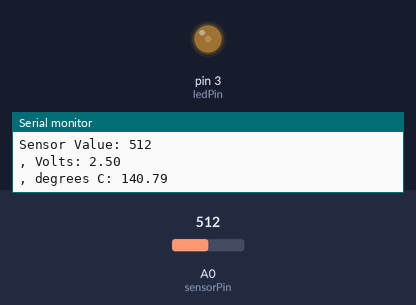
This sketch was run on a simulated Arduino Uno, built with avr-gcc and run on an emulated ATmega328P. Shown: output pins drawn as LEDs (lit = HIGH), the last lines printed to the serial monitor. The test bench sets the inputs (shaded band); at power-on: A0 (sensorPin) = 512.

Above: at 1.24 s.
1.3 s: A0 (sensorPin) set to 0
At 1.57 s:
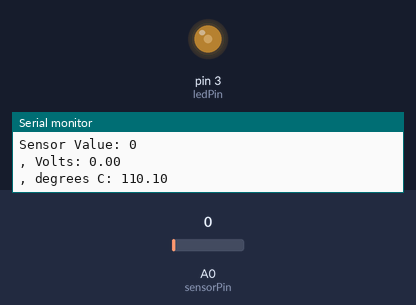
4.3 s: A0 (sensorPin) set to 130
7.3 s: A0 (sensorPin) set to 146
At 10.1 s:
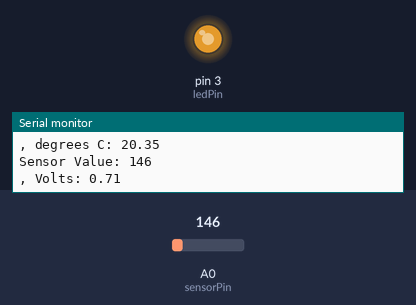
10.3 s: A0 (sensorPin) set to 122
At 11.1 s:
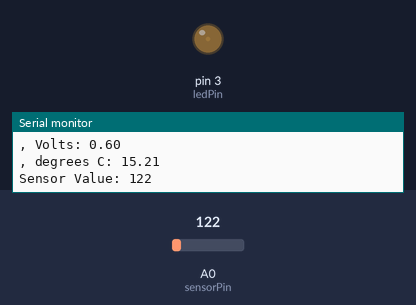
Timing chart, 0 to 13.1 s (numbered marks = the images above; inputs shaded):
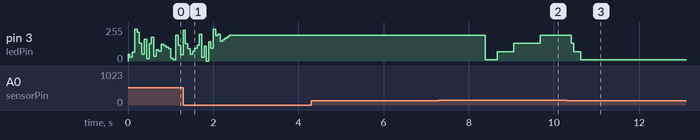

Measured:
- the behaviour switches between 145 and 146 on A0 (sensorPin) (found by bisection; images 1 and 2)
- after the input at 7.3 s, pin 3 (ledPin): 193/255 → 10/255 after 1.1 s, → 71/255 0.28 s later, → 132/255 0.39 s later, → 193/255 0.62 s later
- after the input at 10.3 s, pin 3 (ledPin): 193/255 → 71/255 after 0.11 s, → 10/255 0.22 s later

The sketch:

Project03_03.ino
```cpp
//This code adjusts the brightness of an led light according to the temperature
//The LED is connected to a PWM pin
//Some averaging is done otherwise the led light will flicker annoyingly

const int sensorPin = A0; //connects to temperature sensor
const int ledPin = 3; //PWM pin connects to positive of LED
const float baselineTemp = 17.0;
float temperature = 17.0;
float prevTemp = 17.0;

void setup() {
  // put your setup code here, to run once:
  Serial.begin(9600); //open a serial port

  pinMode(ledPin, OUTPUT);
  analogWrite(ledPin, 0);
}

void loop() {
  // put your main code here, to run repeatedly:
  int sensorVal = analogRead(sensorPin);

  Serial.print("Sensor Value: ");
  Serial.println(sensorVal);

  //convert ADC reading to voltage
  float voltage = (sensorVal / 1024.0) * 5.0;

  Serial.print(", Volts: ");
  Serial.println(voltage);

  Serial.print(", degrees C: ");
  //convert voltage to temperature in degrees
  prevTemp = temperature;
  temperature += (((voltage - .5) * 100) - prevTemp) * 0.05 ; //doing some averaging because the values are erratic
  Serial.println(temperature);

  if (temperature > baselineTemp){
    analogWrite(ledPin, map(temperature, baselineTemp, baselineTemp + 4, 10, 255)); //map values
  }

  delay(10);
}
```
